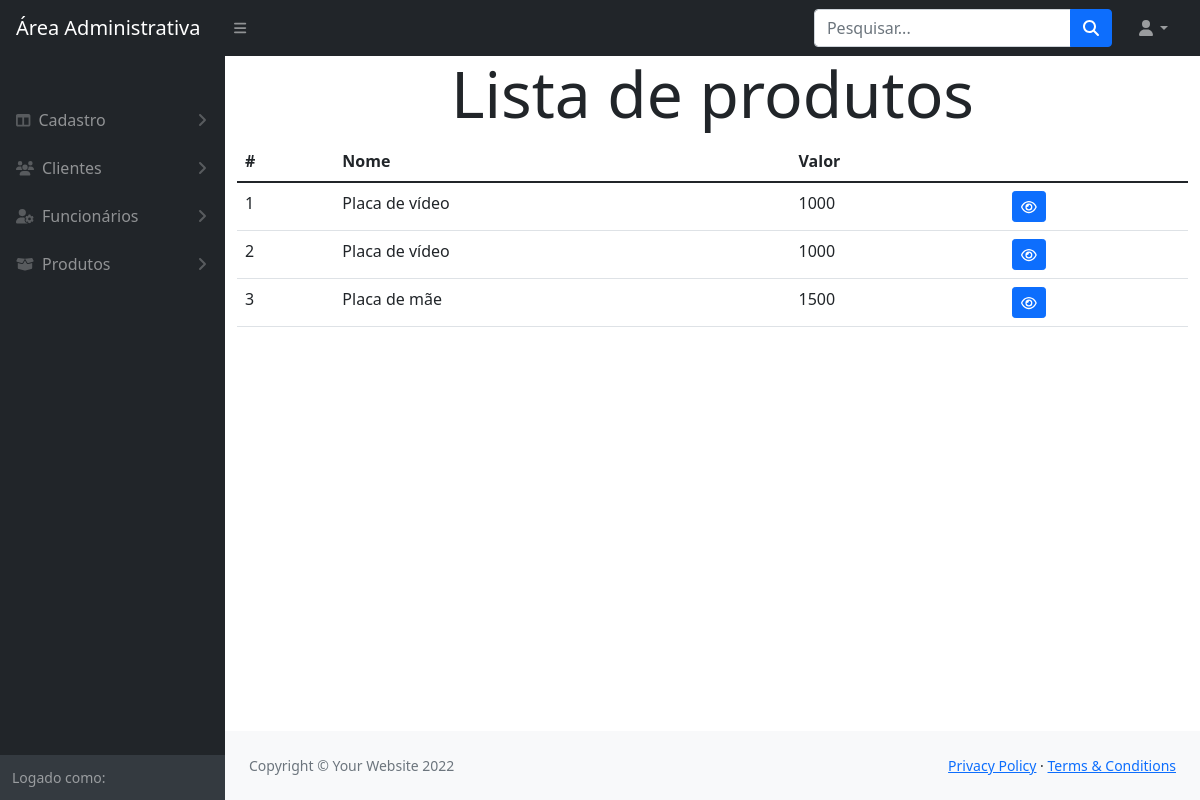
Before: /modulos/produtos/index.php with the older database file.
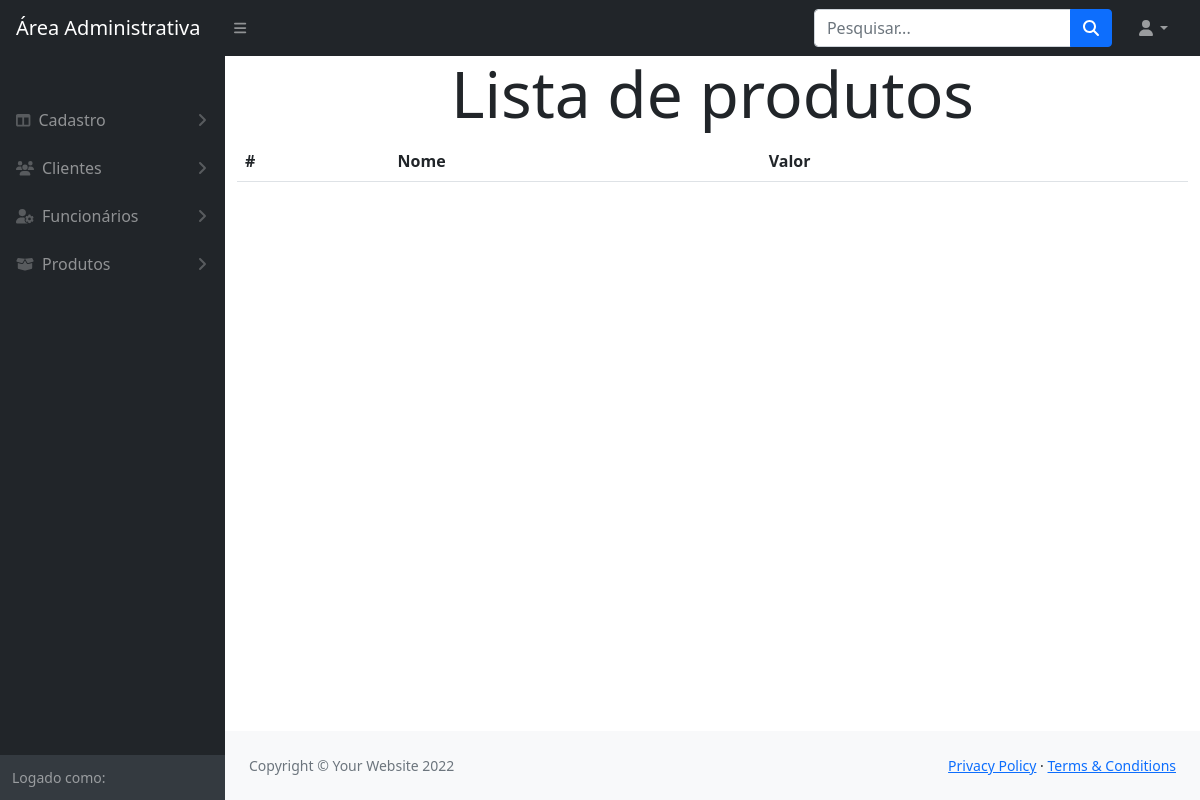
After: the same page with the newer database file.
### tables this page shows
CREATE TABLE `produto` (
  `IDPRO` int(11) NOT NULL,
  `nomePRO` varchar(105) NOT NULL,
  `valorPRO` bigint(20) NOT NULL
);

### config.php (called while the page is built, shortened)
<?php
    include_once path('funcoes/conexao.php');
    function links($file)
    {
        return ROOT_PATH . $file;
    }
    function path($file)
    {
        return ROOT_DIR . '/' . $file;
    }

### funcoes/conexao.php (called while the page is built, shortened)
<?php
    function retornaDados($sql)
    {
        $pdo = $GLOBALS['conexaoBanco'];
        $resultado = $pdo->query($sql);
        return $resultado->fetchAll();
    }
?>

### modulos/produtos/index.php (the view, shortened to what this page needs)
<?php
    include_once '../../config.php';
    $sql = "SELECT * FROM produto";
    $prudutos = retornaDados($sql);
?>
<!DOCTYPE html>
<html lang="en">
    <?php include_once path('template/head.php') ?>
    <body class="sb-nav-fixed">
        <?php include_once path('template/navbar.php') ?>
        <div id="layoutSidenav">
            <?php include_once path('template/sidebar.php') ?>
            <div id="layoutSidenav_content">
                <main class="container">
                    <h1 class="text-center display-3">Lista de produtos</h1>
                    <table class="table">
                        <thead>
                            <tr>
                                <th>#</th>
                                <th>Nome</th>
                                <th>Valor</th>
                                <th></th>
                            </tr>
                        </thead>
                        <tbody>
                            <?php foreach($prudutos as $produto){ ?>
                                <tr>
                                    <td><?= $produto['IDPRO'] ?></td>
                                    <td><?= $produto['nomePRO'] ?></td>
                                    <td><?= $produto['valorPRO'] ?></td>
                                    <td>
                                        <a class="btn btn-primary btn-sm" href="visualizar.php?id=<?= $produto['IDPRO'] ?>"><i class="fa-regular fa-eye"></i></a>
                                    </td>
                                </tr>
                            <?php } ?>
                        </tbody>
                    </table>
                </main>
                <?php include_once path('template/footer.php') ?>
            </div>
        </div>
    </body>
</html>

### template/head.php (shortened to what this page needs)
<head>
    <link href="<?= links('css/styles.css') ?>" rel="stylesheet" />
</head>

### template/navbar.php (shortened to what this page needs)
<nav class="sb-topnav navbar navbar-expand navbar-dark bg-dark">
    <a class="navbar-brand ps-3" href="#!">Área Administrativa</a>
    <button class="btn btn-link btn-sm order-1 order-lg-0 me-4 me-lg-0" id="sidebarToggle" href="#!"><i class="fas fa-bars"></i></button>
    <form class="d-none d-md-inline-block form-inline ms-auto me-0 me-md-3 my-2 my-md-0">
        <div class="input-group">
            <input class="form-control" type="text" placeholder="Pesquisar..." aria-label="Search for..." aria-describedby="btnNavbarSearch" />
            <button class="btn btn-primary" id="btnNavbarSearch" type="button"><i class="fas fa-search"></i></button>
        </div>
    </form>
    <ul class="navbar-nav ms-auto ms-md-0 me-3 me-lg-4">
        <li class="nav-item dropdown">
            <a class="nav-link dropdown-toggle" id="navbarDropdown" href="#" role="button" data-bs-toggle="dropdown" aria-expanded="false"><i class="fas fa-user fa-fw"></i></a>
        </li>
    </ul>
</nav>

### template/sidebar.php (shortened to what this page needs)
<div id="layoutSidenav_nav">
    <nav class="sb-sidenav accordion sb-sidenav-dark" id="sidenavAccordion">
        <div class="sb-sidenav-menu">
            <div class="nav">
                <div class="sb-sidenav-menu-heading"></div>
                <a class="nav-link collapsed" href="#" data-bs-toggle="collapse" data-bs-target="#collapseLayouts" aria-expanded="false" aria-controls="collapseLayouts">
                    <div class="sb-nav-link-icon"><i class="fas fa-columns"></i></div>
                    Cadastro
                    <div class="sb-sidenav-collapse-arrow"><i class="fas fa-angle-down"></i></div>
                </a>
                <a class="nav-link collapsed" href="#" data-bs-toggle="collapse" data-bs-target="#collapseClientes" aria-expanded="false" aria-controls="collapseClientes">
                    <div class="sb-nav-link-icon"><i class="fa-solid fa-users"></i></div>
                        Clientes
                    <div class="sb-sidenav-collapse-arrow"><i class="fas fa-angle-down"></i></div>
                </a>
                <a class="nav-link collapsed" href="#" data-bs-toggle="collapse" data-bs-target="#collapseFuncionario" aria-expanded="false" aria-controls="collapseClientes">
                    <div class="sb-nav-link-icon"><i class="fa-solid fa-user-gear"></i></div>
                        Funcionários
                    <div class="sb-sidenav-collapse-arrow"><i class="fas fa-angle-down"></i></div>
                </a>
                <a class="nav-link collapsed" href="#" data-bs-toggle="collapse" data-bs-target="#collapseProdutos" aria-expanded="false" aria-controls="collapseClientes">
                    <div class="sb-nav-link-icon"><i class="fa-solid fa-box-open"></i></div>
                        Produtos
                    <div class="sb-sidenav-collapse-arrow"><i class="fas fa-angle-down"></i></div>
                </a>
            </div>
        </div>
        <div class="sb-sidenav-footer">
            <div class="small">Logado como:</div>
        </div>
    </nav>
</div>

### template/footer.php
<footer class="py-4 bg-light mt-auto">
    <div class="container-fluid px-4">
        <div class="d-flex align-items-center justify-content-between small">
            <div class="text-muted">Copyright &copy; Your Website 2022</div>
            <div>
                <a href="#">Privacy Policy</a>
                &middot;
                <a href="#">Terms &amp; Conditions</a>
            </div>
        </div>
    </div>
</footer>

Changed rows visible on the page:
removed produto: IDPRO "1", nomePRO "Placa de vídeo", valorPRO "1000"
removed produto: IDPRO "2", nomePRO "Placa de vídeo", valorPRO "1000"
removed produto: IDPRO "3", nomePRO "Placa de mãe", valorPRO "1500"
